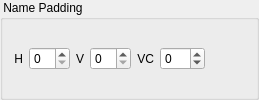
        <widget class="QGroupBox" name="groupbox_fc_name_padding">
         <property name="title">
          <string> Name Padding </string>
         </property>
         <layout class="QHBoxLayout" name="horizontalLayout">
          <item>
           <widget class="QLabel" name="label_fc_name_hpadd">
            <property name="text">
             <string>H</string>
            </property>
            <property name="alignment">
             <set>Qt::AlignRight|Qt::AlignTrailing|Qt::AlignVCenter</set>
            </property>
            <property name="buddy">
             <cstring>spinbox_fc_name_hpadd</cstring>
            </property>
           </widget>
          </item>
          <item>
           <widget class="QSpinBox" name="spinbox_fc_name_hpadd">
            <property name="maximum">
             <number>50</number>
            </property>
           </widget>
          </item>
          <item>
           <widget class="QLabel" name="label_fc_name_vpadd">
            <property name="text">
             <string>V</string>
            </property>
            <property name="alignment">
             <set>Qt::AlignRight|Qt::AlignTrailing|Qt::AlignVCenter</set>
            </property>
            <property name="buddy">
             <cstring>spinbox_fc_name_vpadd</cstring>
            </property>
           </widget>
          </item>
          <item>
           <widget class="QSpinBox" name="spinbox_fc_name_vpadd">
            <property name="maximum">
             <number>50</number>
            </property>
           </widget>
          </item>
          <item>
           <widget class="QLabel" name="label_fc_name_vcorrection">
            <property name="text">
             <string>VC</string>
            </property>
            <property name="alignment">
             <set>Qt::AlignRight|Qt::AlignTrailing|Qt::AlignVCenter</set>
            </property>
            <property name="buddy">
             <cstring>spinbox_fc_name_font_vcorrection</cstring>
            </property>
           </widget>
          </item>
          <item>
           <widget class="QSpinBox" name="spinbox_fc_name_font_vcorrection">
            <property name="minimum">
             <number>-10</number>
            </property>
            <property name="maximum">
             <number>10</number>
            </property>
           </widget>
          </item>
          <item>
           <spacer name="horizontalSpacer">
            <property name="orientation">
             <enum>Qt::Horizontal</enum>
            </property>
            <property name="sizeHint" stdset="0">
             <size>
              <width>40</width>
              <height>20</height>
             </size>
            </property>
           </spacer>
          </item>
         </layout>
        </widget>
